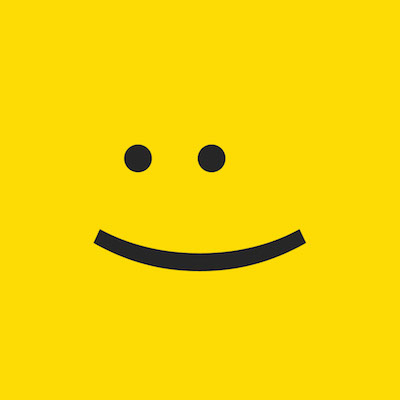
#> input picture yu-george/resources/original.jpg, 400 x 400 px
$ python 0000.py
#> lines starting #> are read from the running program, lines starting #| are printed output that depends on the picture
'''
将你的 QQ 头像（或者微博头像）右上角加上红色的数字，
类似于微信未读信息数量那种提示效果。
Author: George Yu
'''

NOTIFS = 4

from PIL import Image, ImageFont, ImageDraw

while True:
    imgSrc = input('Input the source of the image file: ')
#> the answer given: ../resources/original.jpg
    if not imgSrc:
        imgSrc = 'resources/0000/original.jpg'
    try:
        avatar = Image.open(imgSrc)
#> avatar is the input picture: PIL image 400x400 RGB; mean R, G, B 246.4, 214.4, 6
    except FileNotFoundError:
        print('The image file could not be found!')
    break

width, height = avatar.size
#> width = 400; height = 400

if width != height:
    print('Warning: The image is not a perfect square, the output might not be accurate.')

draw = ImageDraw.Draw(avatar)

ref = min(width, height)
#> ref = 400
size = ref * 0.26
#> size = 104
padding = size * 1.18
#> padding = 122.7
posX = width - padding
#> posX = 277.3
posY = padding - size
#> posY = 18.72
tPosX = posX * 1.09
#> tPosX = 302.2
tPosY = posY * 1.82
#> tPosY = 34.07

font = ImageFont.truetype('resources/0000/HelveticaNeue.otf', int(size*0.9))

draw.ellipse((posX, posY, posX+size, posY+size), fill='red')
draw.text((tPosX, tPosY), str(NOTIFS), (255,255,255), font=font)

avatar.save('output.jpg')
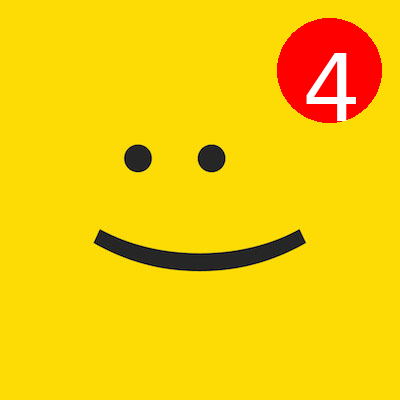
#> saved as output.jpg: PIL image 400x400 RGB; mean R, G, B 246.5, 204.5, 7.7
